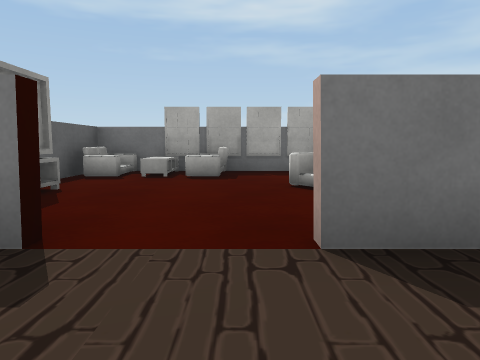
view 1 (above)

16 first-person views from a walk through a Unity game level. The camera is 0.26 m above the floor, tilts 6° down and sees 70° across. The floor is counted in squares, 0.5 m on a side. Each view is taken from the middle of a square. On the plan, view 1 faces up. The plan holds only what a view shows up to about 9 squares ahead; the rest is blank. Some surface patterns are stand-ins.

view 2
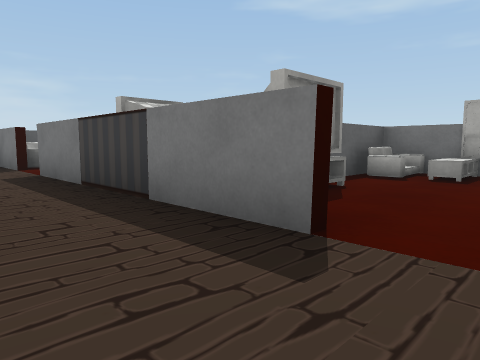

view 3
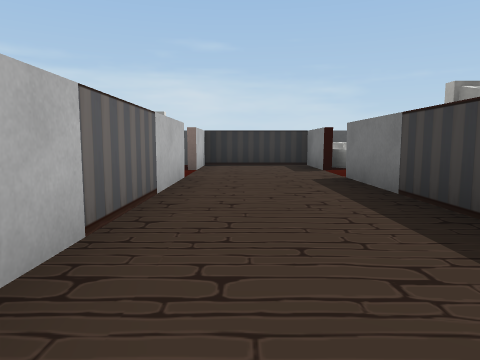

view 4
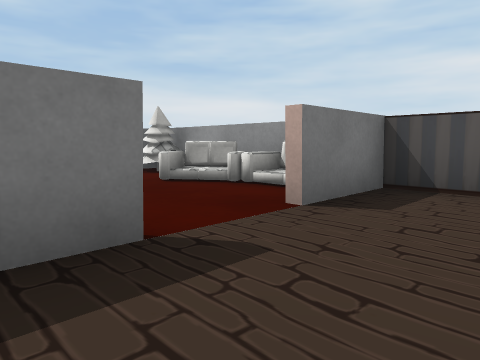

view 5
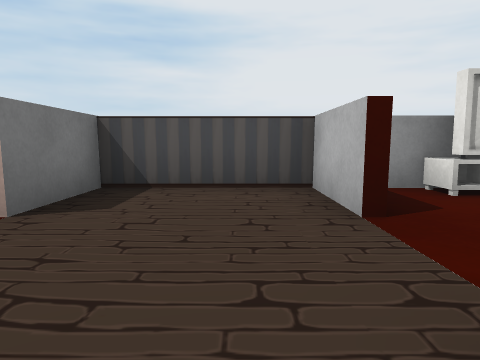

view 6
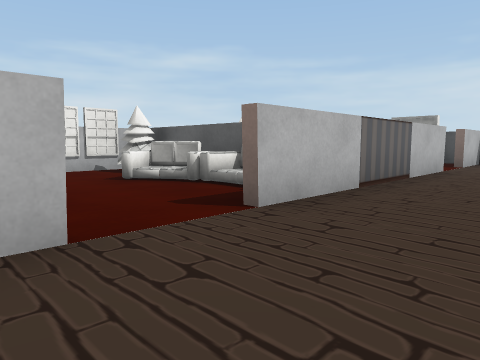

view 7
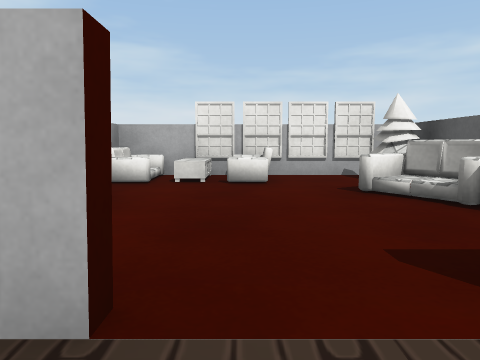

view 8
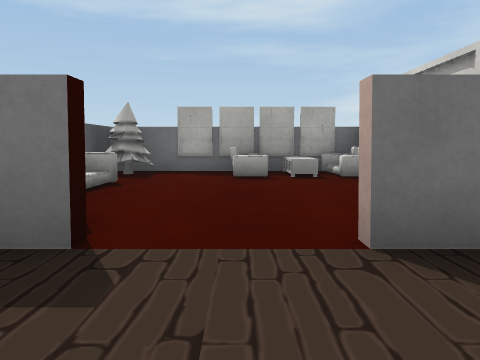

view 9
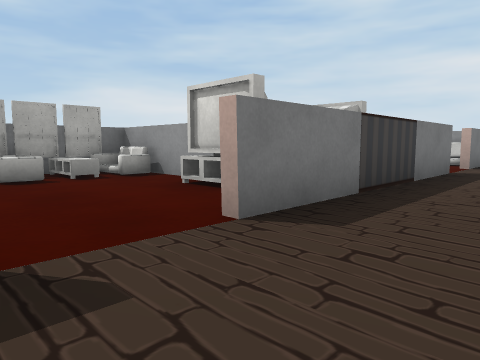

view 10
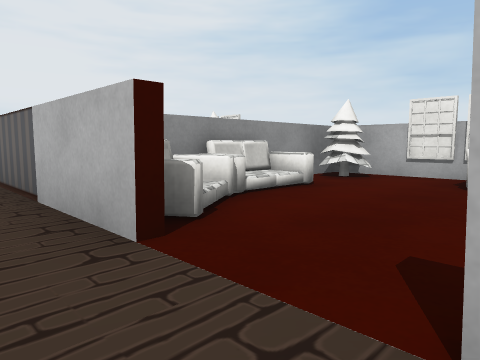

view 11
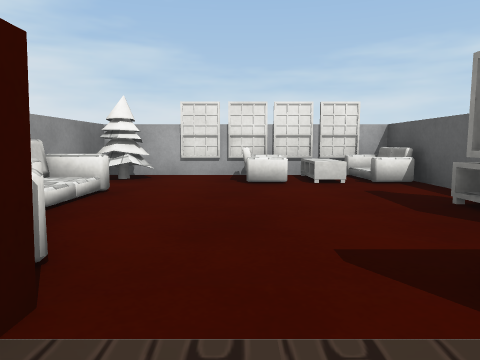

view 12
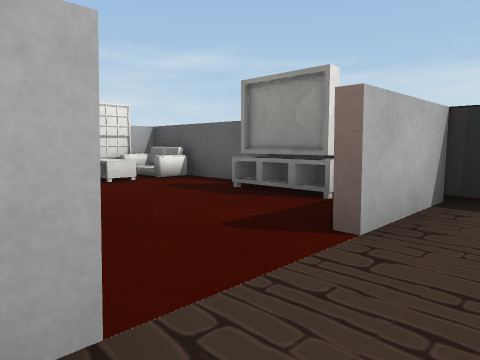

view 13
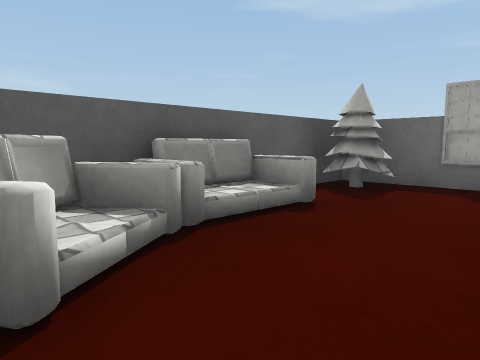

view 14
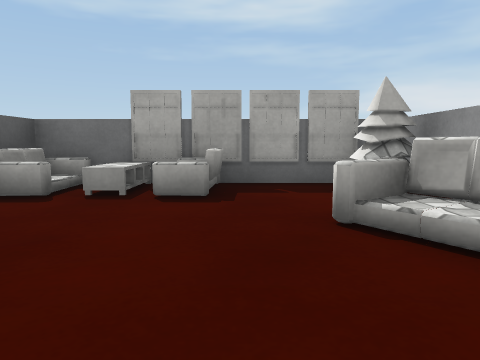

view 15
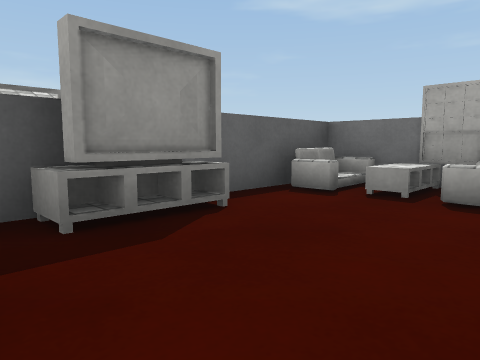

view 16
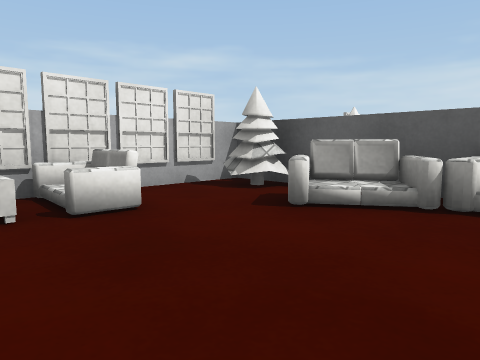

### Floor plan
Points are (right, up) in squares from view 1. A wall is a line through its corners. A room is listed if a view was taken in it or the views show most of it. See-through windows are left out.
Room 1 (views 1, 2, 3, 4, 5, 6, 7, 8, 9, 10, 11, 12, 13, 14, 15)
walls: (-6.4, -0.9) (-1, -0.9); (-1, 1.7) (-6.4, 1.7); (-7.8, 1.7) (-9.5, 1.7) (-9.5, -0.9) (-7.8, -0.9); (0.4, -0.9) (2, -0.9) (2, 1.7) (0.4, 1.7)
ways out: opening at (-0.5, -1) to room 2; opening at (-7, -1); opening at (-7, 2); opening at (-0.5, 2)
Room 2 (view 16)
walls: (2, -2.5) (2, -1.8); (-2.7, -2.6) (-2.7, -5.8) (2, -5.8) (2, -5.4)
ways out: opening at (-0.5, -1) to room 1
objects: sofa (-3, -3) to (-2, -2); other object (-2, -5); sofa (-2, -4) to (-1, -4); sofa (0, -5); closet (1, -5); closet (1, -3); sofa (2, -5); TV (2, -3)

Positions as (right, up) in squares from view 1, and headings:
1: (0, 0), facing up
2: (0, 0), facing up-left
3: (-1, 0), facing left
4: (-2, 0), facing up-right
5: (-2, 0), facing right
6: (1, 1), facing down-left
7: (0, 0), facing down
8: (-7, 0), facing up
9: (-8, 0), facing up-right
10: (-8, 0), facing down-right
11: (-7, 0), facing down
12: (-6, 0), facing down-left
13: (-7, 2), facing up-left
14: (0, 2), facing up
15: (0, 2), facing up-left
16: (1, -2), facing down-left
